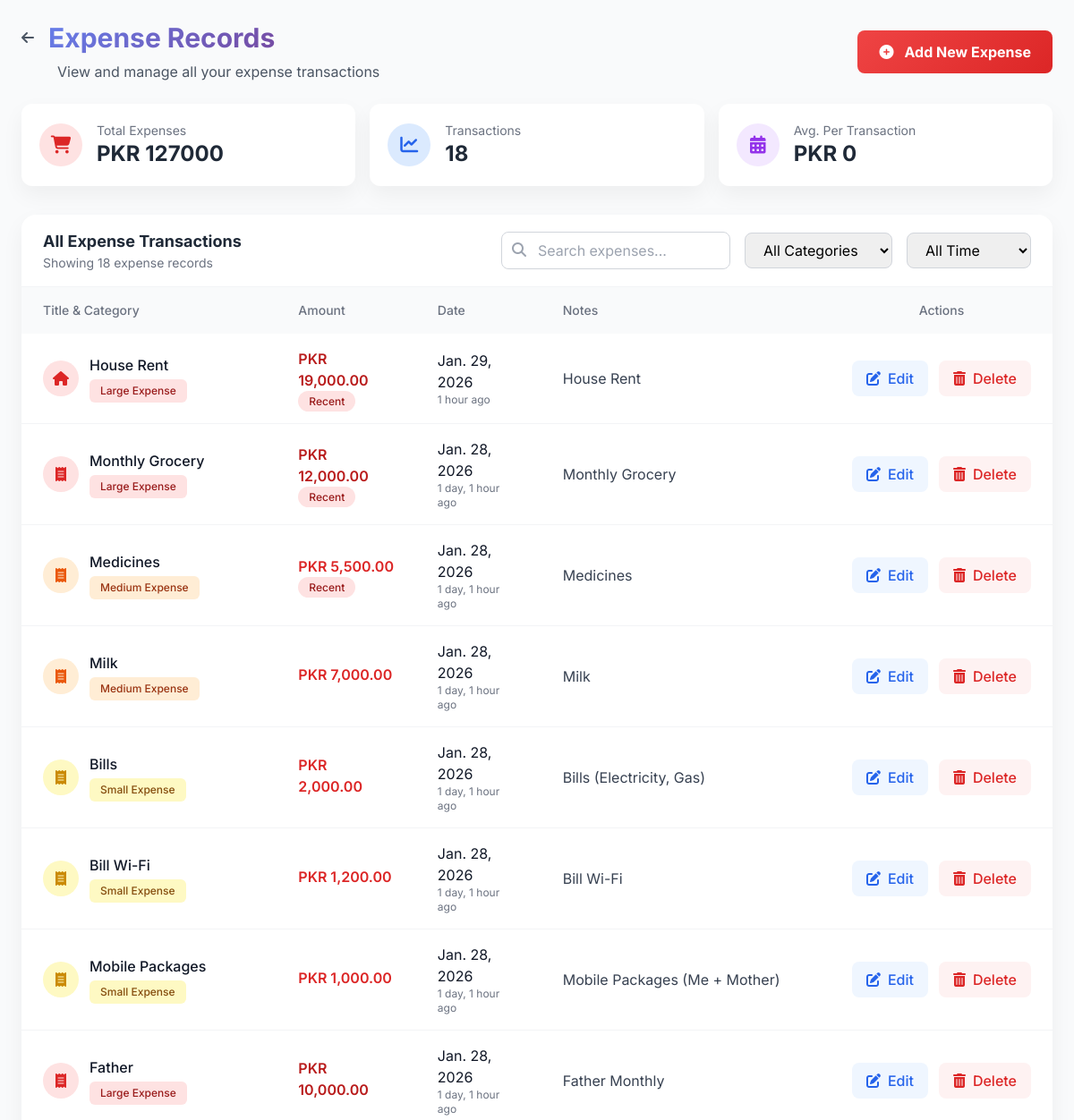
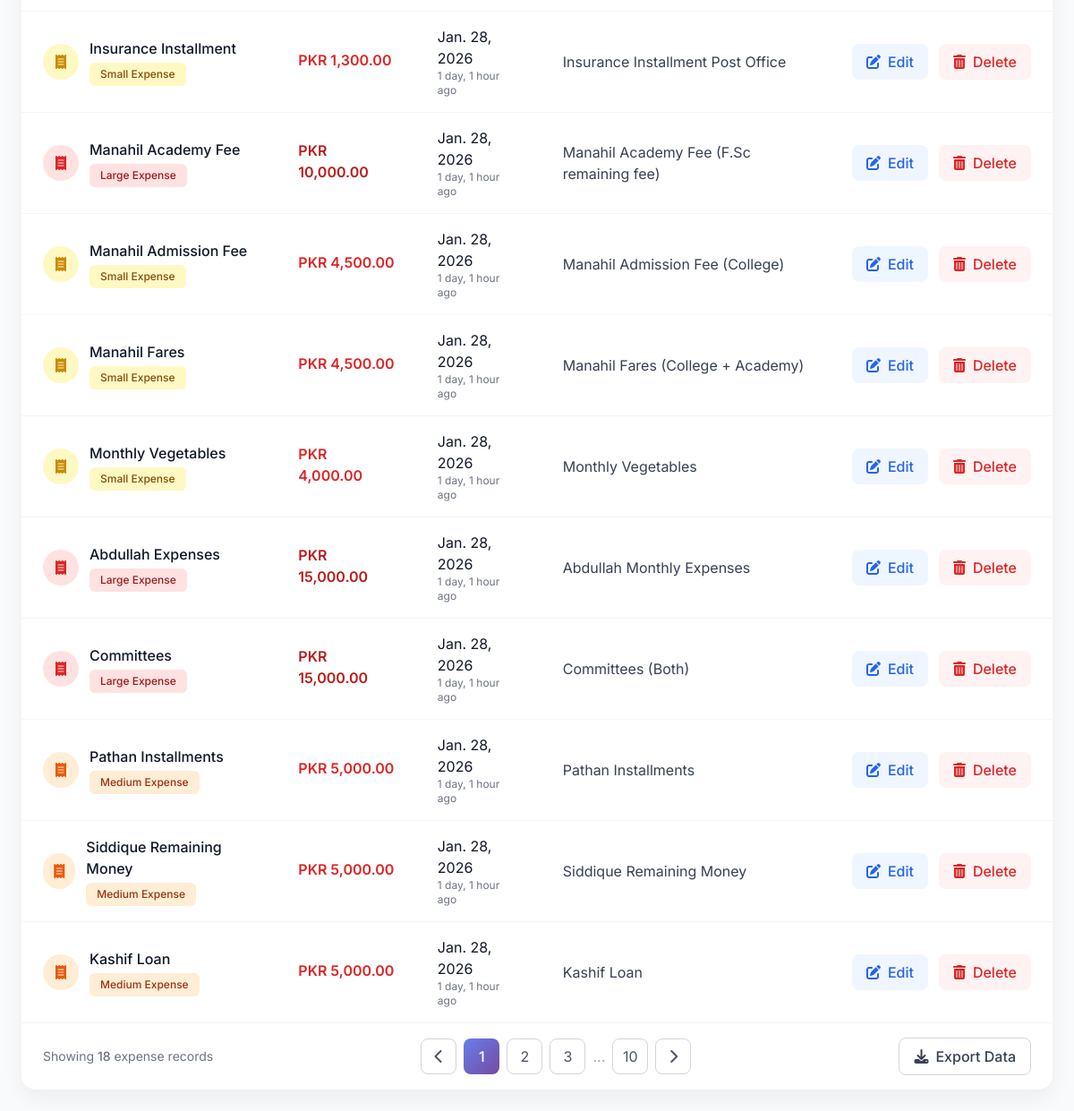
The app's page /expense/ (signed in) with its own data (2 pictures, top to bottom).
### accounts/models.py (models this page shows, shortened)
class Expense(models.Model):
    user = models.ForeignKey(User, on_delete=models.CASCADE)
    title = models.CharField(max_length=200)
    amount = models.DecimalField(max_digits=10, decimal_places=2)
    notes = models.TextField(blank=True)
    date = models.DateField()

### accounts/views.py (the view)
# urls.py: path('expense/', views.expense_list, name='expense_list'),
def expense_list(request):
    user = current_user(request)
    if not user:
        return redirect('login')
    expenses = Expense.objects.filter(user=user)
    total_expense = Expense.objects.filter(user=user).aggregate(
        total=Sum('amount')
    )['total'] or 0
    return render(request, 'expense/expense_list.html', {'expenses': expenses, 'total_expense': total_expense})

### accounts/views.py (called while the page is built)
def current_user(request):
    uid = request.session.get('user_id')
    if not uid:
        return None
    return User.objects.get(id=uid)

### accounts/templates/expense/expense_list.html (shortened to what this page needs)
<!DOCTYPE html>
<html lang="en">
<head>
    <script src="https://cdn.tailwindcss.com"></script>
    <link rel="stylesheet" href="https://cdnjs.cloudflare.com/ajax/libs/font-awesome/6.4.0/css/all.min.css">
</head>
<body class="bg-gray-50 min-h-screen">
    <div class="max-w-7xl mx-auto p-6">
        <div class="mb-8 fade-in">
            <div class="flex flex-col md:flex-row md:items-center justify-between mb-6">
                <div>
                    <div class="flex items-center mb-2">
                        <a href="{% url 'dashboard' %}" class="text-gray-600 hover:text-purple-600 mr-4">
                            <i class="fas fa-arrow-left"></i>
                        </a>
                        <h1 class="text-3xl font-bold text-gray-800">
                            <span class="gradient-text">Expense Records</span>
                        </h1>
                    </div>
                    <p class="text-gray-600 ml-10">View and manage all your expense transactions</p>
                </div>
                <a href="{% url 'expense_add' %}"
                   class="danger-bg text-white px-6 py-3 rounded-lg font-bold hover:shadow-lg transition duration-300 flex items-center justify-center mt-4 md:mt-0">
                    <i class="fas fa-plus-circle mr-3"></i>
                    Add New Expense
                </a>
            </div>
            <div class="grid grid-cols-1 md:grid-cols-3 gap-4 mb-6">
                <div class="bg-white rounded-xl p-5 card-shadow">
                    <div class="flex items-center">
                        <div class="w-12 h-12 rounded-full bg-red-100 flex items-center justify-center mr-4">
                            <i class="fas fa-shopping-cart text-red-600 text-xl"></i>
                        </div>
                        <div>
                            <p class="text-sm text-gray-500">Total Expenses</p>
                            <p class="text-2xl font-bold text-gray-800">
                                PKR {{total_expense}}
                            </p>
                        </div>
                    </div>
                </div>
                <div class="bg-white rounded-xl p-5 card-shadow">
                    <div class="flex items-center">
                        <div class="w-12 h-12 rounded-full bg-blue-100 flex items-center justify-center mr-4">
                            <i class="fas fa-chart-line text-blue-600 text-xl"></i>
                        </div>
                        <div>
                            <p class="text-sm text-gray-500">Transactions</p>
                            <p class="text-2xl font-bold text-gray-800">
                                {% if expenses %}{{ expenses|length }}{% else %}0{% endif %}
                            </p>
                        </div>
                    </div>
                </div>
                <div class="bg-white rounded-xl p-5 card-shadow">
                    <div class="flex items-center">
                        <div class="w-12 h-12 rounded-full bg-purple-100 flex items-center justify-center mr-4">
                            <i class="fas fa-calendar-alt text-purple-600 text-xl"></i>
                        </div>
                        <div>
                            <p class="text-sm text-gray-500">Avg. Per Transaction</p>
                            <p class="text-2xl font-bold text-gray-800">
                                PKR {% if expenses %}{{ avg_expense|default:"0" }}{% else %}0{% endif %}
                            </p>
                        </div>
                    </div>
                </div>
            </div>
        </div>
        <div class="bg-white rounded-2xl card-shadow overflow-hidden fade-in" style="animation-delay: 0.1s;">
            <div class="border-b border-gray-100 px-6 py-4">
                <div class="flex flex-col md:flex-row md:items-center justify-between">
                    <div>
                        <h2 class="text-lg font-bold text-gray-800">All Expense Transactions</h2>
                        <p class="text-gray-500 text-sm">
                            {% if expenses %}
                            Showing {{ expenses|length }} expense record{{ expenses|length|pluralize }}
                            {% else %}
                            No expense records found
                            {% endif %}
                        </p>
                    </div>
                    <div class="flex items-center space-x-4 mt-4 md:mt-0">
                        <div class="relative">
                            <input type="text"
                                   placeholder="Search expenses..."
                                   class="pl-10 pr-4 py-2 border border-gray-300 rounded-lg focus:outline-none focus:ring-2 focus:ring-purple-500 focus:border-transparent w-full md:w-64">
                            <i class="fas fa-search absolute left-3 top-3 text-gray-400"></i>
                        </div>
                        <select class="border border-gray-300 rounded-lg px-4 py-2 focus:outline-none focus:ring-2 focus:ring-purple-500 focus:border-transparent">
                            <option>All Categories</option>
                        </select>
                        <select class="border border-gray-300 rounded-lg px-4 py-2 focus:outline-none focus:ring-2 focus:ring-purple-500 focus:border-transparent">
                            <option>All Time</option>
                        </select>
                    </div>
                </div>
            </div>
            <div class="overflow-x-auto">
                {% if expenses %}
                <table class="w-full">
                    <thead>
                        <tr class="bg-gray-50 text-left text-gray-500 text-sm">
                            <th class="px-6 py-4 font-medium">Title & Category</th>
                            <th class="px-6 py-4 font-medium">Amount</th>
                            <th class="px-6 py-4 font-medium">Date</th>
                            <th class="px-6 py-4 font-medium">Notes</th>
                            <th class="px-6 py-4 font-medium text-center">Actions</th>
                        </tr>
                    </thead>
                    <tbody class="divide-y divide-gray-100">
                        {% for e in expenses %}
                        <tr class="table-row-hover">
                            <td class="px-6 py-4">
                                <div class="flex items-center">
                                    <div class="w-10 h-10 rounded-full {% if e.amount >= 10000 %}bg-red-100{% elif e.amount >= 5000 %}bg-orange-100{% else %}bg-yellow-100{% endif %} flex items-center justify-center mr-3">
                                        <i class="fas fa-{% if 'food' in e.title.lower or 'restaurant' in e.title.lower %}utensils{% elif 'fuel' in e.title.lower or 'transport' in e.title.lower %}car{% elif 'shopping' in e.title.lower %}shopping-bag{% elif 'rent' in e.title.lower %}home{% else %}receipt{% endif %}
                                           {% if e.amount >= 10000 %}text-red-600{% elif e.amount >= 5000 %}text-orange-600{% else %}text-yellow-600{% endif %}"></i>
                                    </div>
                                    <div>
                                        <div class="font-medium text-gray-900">{{ e.title }}</div>
                                        {% if e.amount >= 10000 %}
                                        <span class="category-badge bg-red-100 text-red-800">Large Expense</span>
                                        {% elif e.amount >= 5000 %}
                                        <span class="category-badge bg-orange-100 text-orange-800">Medium Expense</span>
                                        {% else %}
                                        <span class="category-badge bg-yellow-100 text-yellow-800">Small Expense</span>
                                        {% endif %}
                                    </div>
                                </div>
                            </td>
                            <td class="px-6 py-4">
                                <div class="amount-cell text-red-600">
                                </div>
                                <div class="text-xs text-gray-500 mt-1">
                                    {% if forloop.counter <= 3 %}
                                    <span class="status-badge bg-red-100 text-red-800">Recent</span>
                                    {% endif %}
                                </div>
                            </td>
                            <td class="px-6 py-4">
                                <div class="text-gray-900">{{ e.date }}</div>
                                <div class="text-xs text-gray-500">
                                    {{ e.date|timesince }} ago
                                </div>
                            </td>
                            <td class="px-6 py-4">
                                <div class="text-gray-700 max-w-xs">
                                    {% if e.notes %}
                                    {{ e.notes|truncatechars:50 }}
                                    {% else %}
                                    <span class="text-gray-400 italic">No notes</span>
                                    {% endif %}
                                </div>
                            </td>
                            <td class="px-6 py-4">
                                <div class="flex items-center justify-center space-x-3">
                                    <a href="{% url 'expense_edit' e.id %}"
                                       class="action-btn bg-blue-50 text-blue-600 hover:bg-blue-100 px-4 py-2 rounded-lg font-medium flex items-center">
                                        <i class="fas fa-edit mr-2"></i>
                                        Edit
                                    </a>
                                    <a href="{% url 'expense_delete' e.id %}"
                                       class="action-btn bg-red-50 text-red-600 hover:bg-red-100 px-4 py-2 rounded-lg font-medium flex items-center"
                                       onclick="return confirm('Are you sure you want to delete this expense record?')">
                                        <i class="fas fa-trash-alt mr-2"></i>
                                        Delete
                                    </a>
                                </div>
                            </td>
                        </tr>
                        {% endfor %}
                    </tbody>
                </table>
                {% endif %}
            </div>
            {% if expenses %}
            <div class="border-t border-gray-100 px-6 py-4">
                <div class="flex flex-col md:flex-row md:items-center justify-between">
                    <div class="text-sm text-gray-500 mb-4 md:mb-0">
                        Showing <span class="font-medium">{{ expenses|length }}</span> expense record{{ expenses|length|pluralize }}
                    </div>
                    <div class="flex items-center space-x-2">
                        <button class="w-10 h-10 rounded-lg border border-gray-300 flex items-center justify-center text-gray-600 hover:bg-gray-50">
                            <i class="fas fa-chevron-left"></i>
                        </button>
                        <button class="w-10 h-10 rounded-lg gradient-bg text-white flex items-center justify-center font-medium">
                            1
                        </button>
                        <button class="w-10 h-10 rounded-lg border border-gray-300 flex items-center justify-center text-gray-600 hover:bg-gray-50">
                            2
                        </button>
                        <button class="w-10 h-10 rounded-lg border border-gray-300 flex items-center justify-center text-gray-600 hover:bg-gray-50">
                            3
                        </button>
                        <span class="text-gray-400 mx-1">...</span>
                        <button class="w-10 h-10 rounded-lg border border-gray-300 flex items-center justify-center text-gray-600 hover:bg-gray-50">
                            10
                        </button>
                        <button class="w-10 h-10 rounded-lg border border-gray-300 flex items-center justify-center text-gray-600 hover:bg-gray-50">
                            <i class="fas fa-chevron-right"></i>
                        </button>
                    </div>
                    <div class="mt-4 md:mt-0">
                        <button class="border border-gray-300 text-gray-700 px-4 py-2 rounded-lg font-medium hover:bg-gray-50 transition duration-300 flex items-center">
                            <i class="fas fa-download mr-2"></i>
                            Export Data
                        </button>
                    </div>
                </div>
            </div>
            {% endif %}
        </div>
    </div>
</body>
</html>

### accounts/templates/expense/expense_list.html (style rules this page uses)
* { font-family: 'Inter', sans-serif; }
.gradient-bg { background: linear-gradient(135deg, #667eea 0%, #764ba2 100%); }
.gradient-text { background: linear-gradient(135deg, #667eea 0%, #764ba2 100%); -webkit-background-clip: text; -webkit-text-fill-color: transparent; background-clip: text; }
.danger-bg { background: linear-gradient(135deg, #ef4444 0%, #dc2626 100%); }
.card-shadow { box-shadow: 0 10px 25px rgba(0, 0, 0, 0.05); }
.fade-in { animation: fadeIn 0.5s ease-out; }
.status-badge { padding: 0.25rem 0.75rem; border-radius: 9999px; font-size: 0.75rem; font-weight: 500; }
.amount-cell { font-family: 'Inter', sans-serif; font-weight: 600; }
.action-btn { transition: all 0.2s ease; }
.category-badge { padding: 0.25rem 0.75rem; border-radius: 6px; font-size: 0.75rem; font-weight: 500; display: inline-block; margin-top: 0.25rem; }

### records on screen
Expense: amount 19000 (drawn), title "House Rent", shows "Recent", date "Jan. 29, 2026", date "1 hour", notes "House Rent"
Expense: title "Monthly Grocery", amount "Large Expense", shows "Recent", date "Jan. 28, 2026", date "1 day, 1 hour", notes "Monthly Grocery"
Expense: title "Medicines", amount "Medium Expense", shows "Recent", date "Jan. 28, 2026", date "1 day, 1 hour", notes "Medicines"
Expense: title "Milk", amount "Medium Expense", date "Jan. 28, 2026", date "1 day, 1 hour", notes "Milk"
Expense: title "Bills", amount "Small Expense", date "Jan. 28, 2026", date "1 day, 1 hour", notes "Bills (Electricity, Gas)"
Expense: title "Bill Wi-Fi", amount "Small Expense", date "Jan. 28, 2026", date "1 day, 1 hour", notes "Bill Wi-Fi"
Expense: title "Mobile Packages", amount "Small Expense", date "Jan. 28, 2026", date "1 day, 1 hour", notes "Mobile Packages (Me + Mother)"
Expense: title "Father", amount "Large Expense", date "Jan. 28, 2026", date "1 day, 1 hour", notes "Father Monthly"
Expense: title "Insurance Installment", amount "Small Expense", date "Jan. 28, 2026", date "1 day, 1 hour", notes "Insurance Installment Post Office"
Expense: title "Manahil Academy Fee", amount "Large Expense", date "Jan. 28, 2026", date "1 day, 1 hour", notes "Manahil Academy Fee (F.Sc remaining fee)"
Expense: title "Manahil Admission Fee", amount "Small Expense", date "Jan. 28, 2026", date "1 day, 1 hour", notes "Manahil Admission Fee (College)"
Expense: title "Manahil Fares", amount "Small Expense", date "Jan. 28, 2026", date "1 day, 1 hour", notes "Manahil Fares (College + Academy)"
Expense: title "Monthly Vegetables", amount "Small Expense", date "Jan. 28, 2026", date "1 day, 1 hour", notes "Monthly Vegetables"
Expense: title "Abdullah Expenses", amount "Large Expense", date "Jan. 28, 2026", date "1 day, 1 hour", notes "Abdullah Monthly Expenses"
Expense: title "Committees", amount "Large Expense", date "Jan. 28, 2026", date "1 day, 1 hour", notes "Committees (Both)"
Expense: title "Pathan Installments", amount "Medium Expense", date "Jan. 28, 2026", date "1 day, 1 hour", notes "Pathan Installments"
Expense: title "Siddique Remaining Money", amount "Medium Expense", date "Jan. 28, 2026", date "1 day, 1 hour", notes "Siddique Remaining Money"
Expense: title "Kashif Loan", amount "Medium Expense", date "Jan. 28, 2026", date "1 day, 1 hour", notes "Kashif Loan"

### other values on screen
{{ total_expense }} "127000"
{{ expenses|length }} "18"
{{ avg_expense|default:"0" }} "0"
